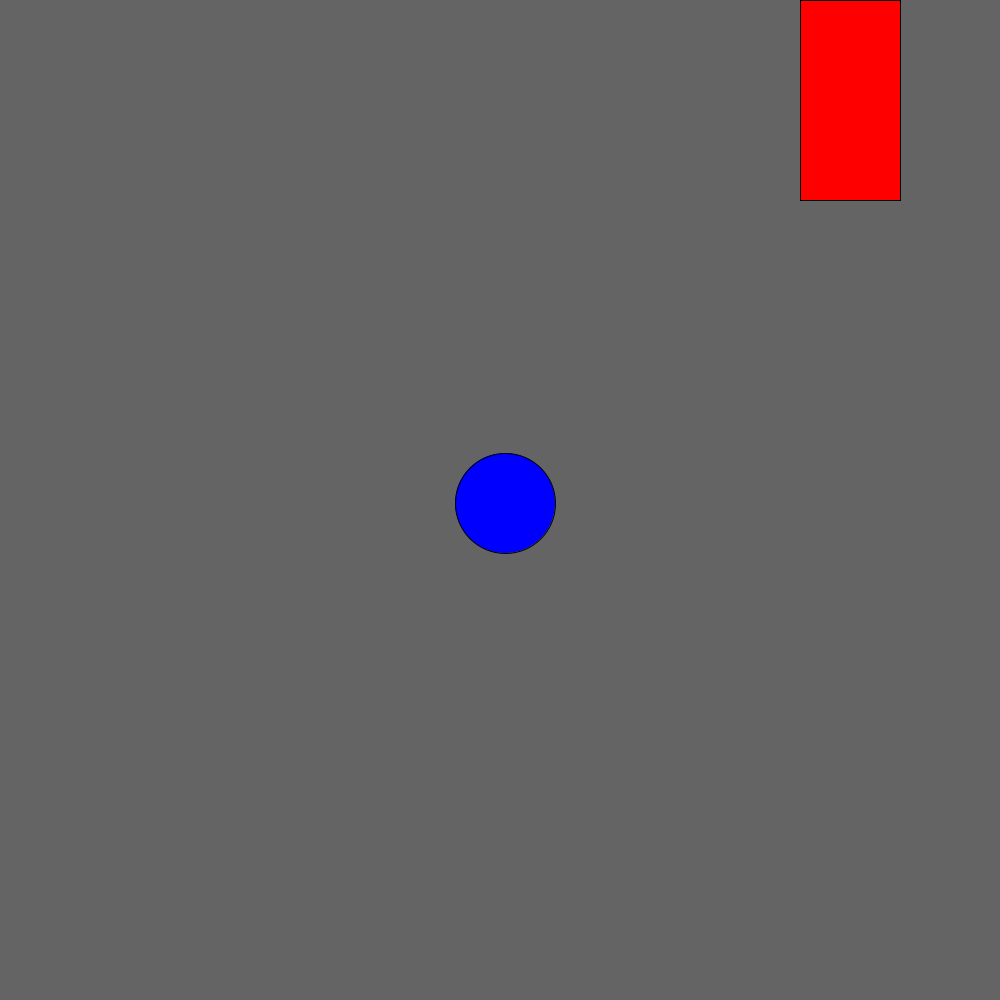
Frame 1 (no input)
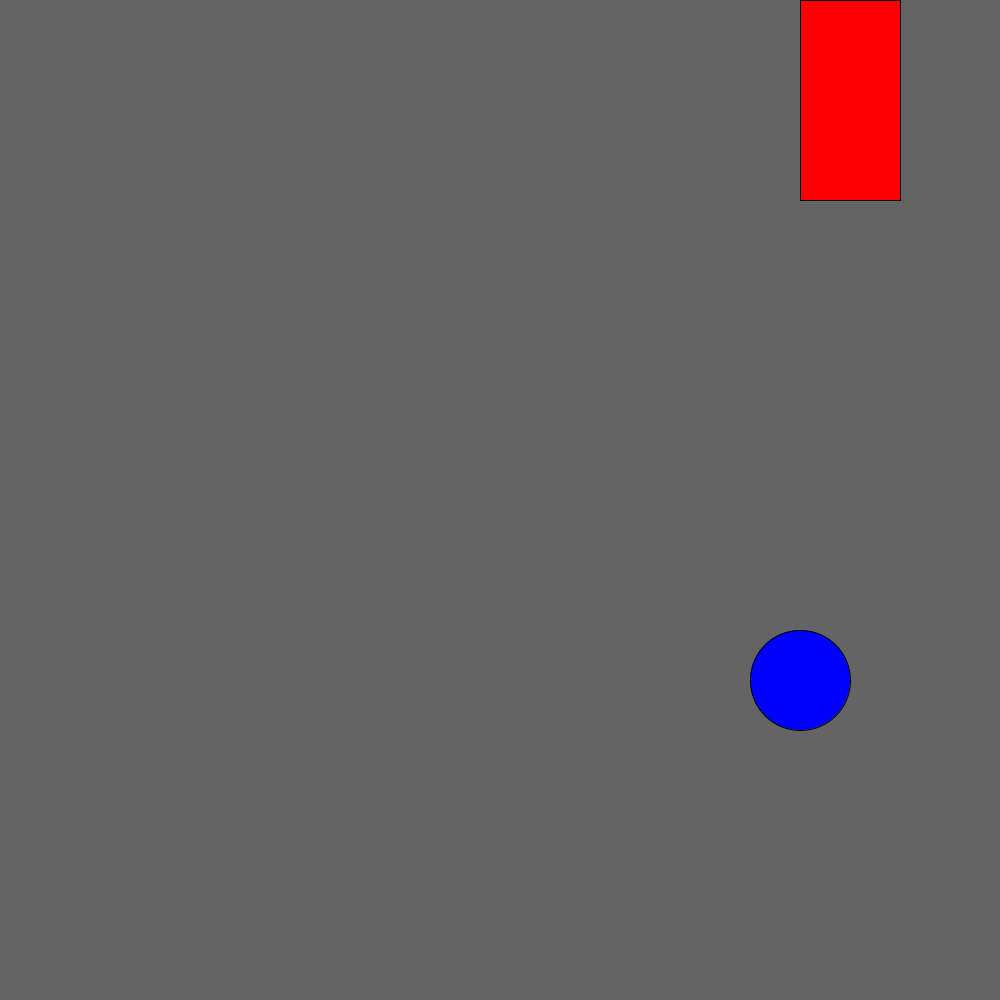
Frame 60 (the mouse pressed at the canvas centre just before this capture)
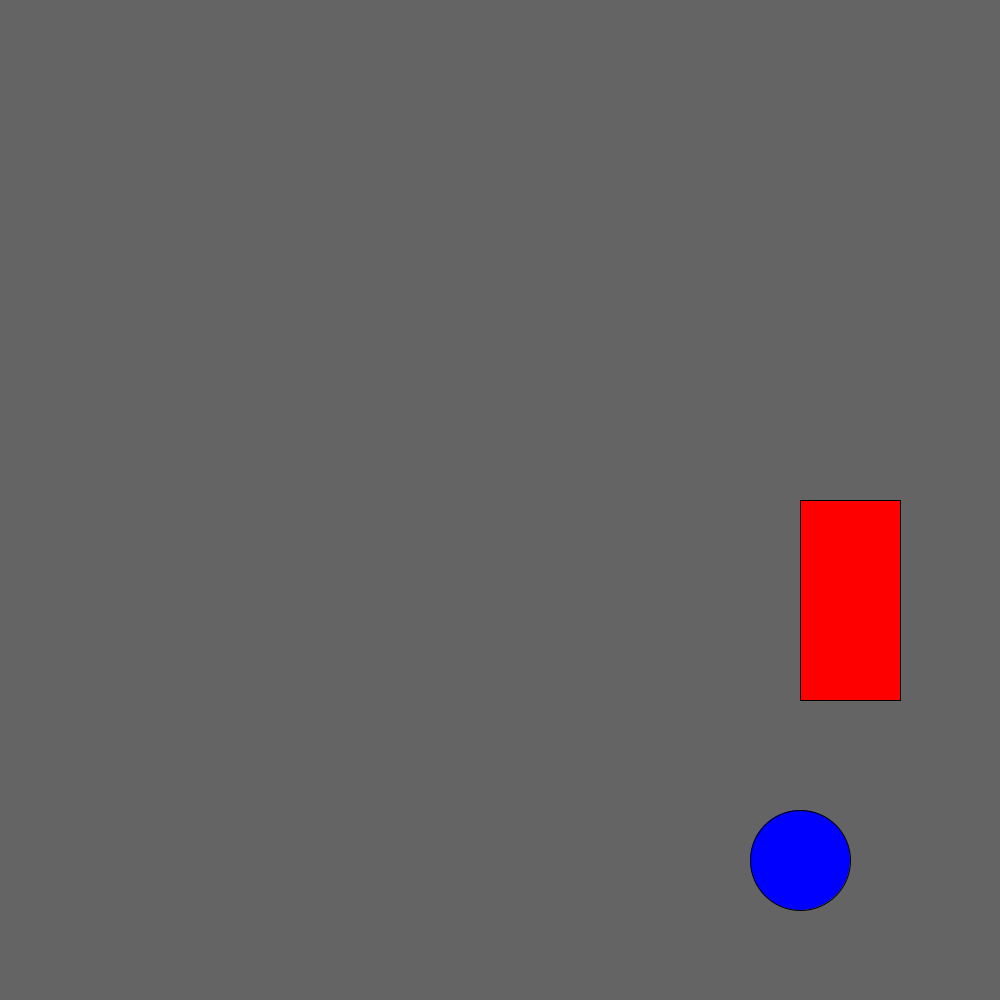
Frame 120 (the mouse held since frame 60 and released just before this capture)

The Processing sketch that drew these frames (run headless with seeded random() and noise(); from frame 60 on, the mouse is pressed at the canvas centre):

// Processing sketch: pong
// ── pong.pde
int xPos = 500;
int yPos = 500;

int xDirection = 5;
int yDirection = 3;


void setup() {
  size(1000,1000);
  
  
}


void draw() {
  move();
  
  background(100);
  
  fill(255,0,0);
  rect(800,mouseY,100,200);
  
  
  fill(0,0,255);
  ellipse(xPos,yPos,100,100);
  
}


void move() {
  
  xPos = xPos + xDirection;
  
  yPos = yPos + yDirection;
  
  
  if (xPos == 950 || xPos == 50) {
    xDirection = xDirection*-1;
  }
  
   if (yPos == 950 || yPos == 50) {
    yDirection = yDirection*-1;
  }
  
  
  
}
